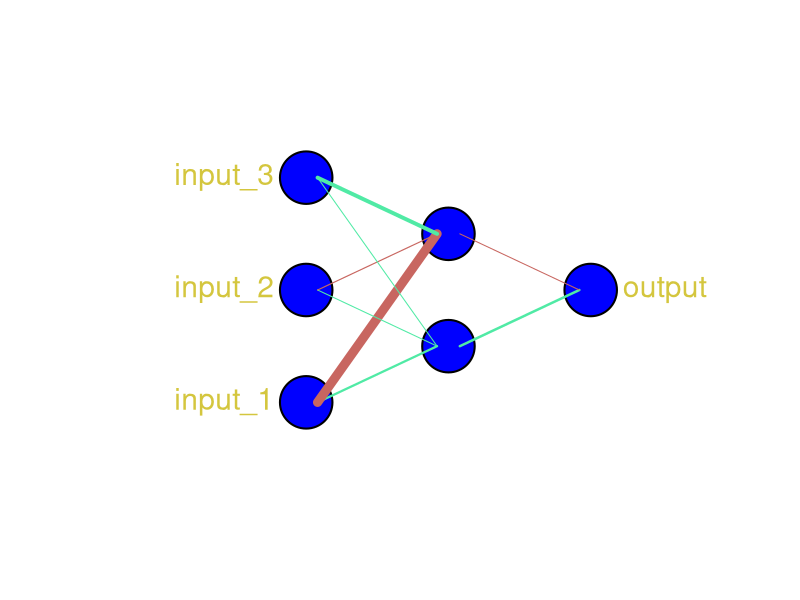

Recreate this plot in R.
setwd("C:/Users/deede/OneDrive/Desktop/r_plotter")

create_plot <- function(output, parameters, weights, nodes = NULL, png.title=NULL, pos.col = "#858585", neg.col = "#e23128", node.col = "#999999", node.otl = "#4F4F4F", text.col = "white", line.diff = 4){
  if(!is.null(nodes)&& is.list(nodes) && is.list(weights)){
    weights <- convert_to_structure(weights, nodes)
  }
  
  # get structure
  struct <- list()
  for(i in 1:length(weights)){
    struct <- append(struct, length(weights[[i]]))
  }
  struct <- append(struct, 1)
  
  # short every parameter with more than 20 chars
  for (title in parameters){
    l = nchar(title)
    if (l > 19){
      parameters[[match(title, parameters)]] <- paste0(substr(title, 1, 19), "...")
    }
  }
  
  # short output if longer than 20 chars
  if (nchar(output) > 15){
    output <- paste0(substr(output, 1, 15), "...") 
  }
  
  # short weights if their digit places are more than 5
  for(layer in 1:length(weights)){
    for(node in 1:length(weights[[layer]])){
      for(weight in 1:length(weights[[layer]][[node]])){
        weights[[layer]][[node]][[weight]] <- round(weights[[layer]][[node]][[weight]],4)
      }
    }
  }

  # create x and y coordinates for every parameter
  # and some text adjustments
  nn <- data.frame(matrix(nrow=0, ncol = 2))
  names(nn) <-c ("x","y")
  text_pos <- c()
  offset_vector <- c()
  for(val in 1:length(parameters)){
    text_pos <- c(text_pos,2)
    offset_vector <- c(offset_vector, 1.6)
  }
  
  max_y <- struct[[1]]
  for(s in struct){
    if(s > max_y){
      max_y <- s
    }
  }
  
  # create x and y coordinates for every hidden layer node
  # and store them
  x_coordinates <- list()
  y_coordinates <- list() 
  y_function = function(v, m_y, st) v*7+5 + (m_y-st)/2 * 7
  for(s in 1:length(head(struct, -1))){
    x_coords <- list()
    y_coords <- list()
    for(val in 0:(head(struct, -1)[[s]]-1)){
      x_ <- s-1
      y_ <- y_function(val, max_y, head(struct, -1)[[s]])
      x_coords <- append(x_coords, x_)
      y_coords <- append(y_coords, y_)
      de <- data.frame(x_, y_)
      names(de) <- c("x","y")
      nn <- rbind(nn, de)
    }
    x_coordinates <- append(x_coordinates, list(x_coords))
    y_coordinates <- append(y_coordinates, list(y_coords))
  }
  
  # add the x and y coordinates of the output to the dataframe
  # also prepare some text and plot adjustments
  max_y_scaled <- (max_y-1)*7 + 10
  output_x <- length((struct)) -1
  output_y <- max_y_scaled / 2
  output_coords <- data.frame(output_x, output_y)
  names(output_coords) <- c("x","y")
  nn <- rbind(nn, output_coords)
  text_pos <- c(text_pos, 4)
  offset_vector <- c(offset_vector, 0.4)

  # use created data to create a plot of the nodes
  # also create a png
  if(!is.null(png.title)){
    png(filename=png.title,width=1200,height=1000, bg=NA)
  }
  
  
  p <- plot(nn,
       col = node.otl,
       bg = node.col,
       xlab = " ",
       ylab = " ",
       pch = 21,
       cex = 7,
       lty = "solid",
       lwd =2,
       ylim = c(0,max_y_scaled),
       xlim = c(-1.4, (output_x+1)),
       bty="n",
       axes = F,
       yaxt="n",
       xaxt="n"
  )
  
  # add some text with previously created text adjustments
  text_y_coords = c(y_function(seq.int(0,(struct[[1]]-1),by=1), max_y, struct[[1]] ), output_y)
  text_x_coords = c(replicate(struct[[1]], 0), output_x)
  text(x= text_x_coords, y = text_y_coords, labels=append(parameters,output), cex=1.8, pos=text_pos, offset=offset_vector, col=text.col)

  # get min and max abs weight per layer for line widths
  max_weight_per_layer <- list()
  min_weight_per_layer <- list()
  for(layer in weights){
    max_weight <- abs(layer[[1]][[1]])
    min_weight <- abs(layer[[1]][[1]])
    for(node in layer){
      for(weight in node){
        abs_weight <- abs(weight)
        if(abs_weight > max_weight){
          max_weight <- abs_weight
        }else if(abs_weight < min_weight){
          min_weight <- abs_weight
        }
      }
    }
    
    max_weight_per_layer <- append(max_weight_per_layer, max_weight)
    min_weight_per_layer <- append(min_weight_per_layer, min_weight)
  }
  
  # create lines between nodes
  for(layer in 1:(length(weights))){
    for(node in 1:length(weights[[layer]])){
      for(weight in 1:length(weights[[layer]][[node]])){
        if(weights[[layer]][[node]][[weight]] >= 0){
          color <- pos.col
        }else{
          color <- neg.col
        }
        line_width = ((abs(weights[[layer]][[node]][[weight]]) - min_weight_per_layer[[layer]])/max_weight_per_layer[[layer]])*line.diff + 1
        if(layer < length(weights)){
          arrows(x_coordinates[[layer]][[node]]+ 0.06 + (0.02*(length(struct)-2)), y_coordinates[[layer]][[node]], x_coordinates[[layer+1]][[weight]]- 0.06 - (0.02*(length(struct)-2)), y_coordinates[[layer+1]][[weight]], code=0, col=color, lwd = line_width)
        }else{
          arrows(x_coordinates[[layer]][[node]]+ 0.06 + (0.02*(length(struct)-2)), y_coordinates[[layer]][[node]], output_x- 0.06 - (0.02*(length(struct)-2)), output_y, code=0, col=color, lwd = line_width)
        }
      }
    }
  }
  
  # save the image
  if(!is.null(png.title)){
    dev.off() 
  }
  return(p)
}

convert_to_structure <- function(weights, nodes){
  counter = 1
  nums <- list()
  layers <- length(nodes)
  for(am in 1:layers){
    num <- list()
    if(am != layers){
      am_nodes = nodes[[am]]
      for(i in 1:am_nodes){
        n <- list()
        am_nodes_next_layer <- nodes[[am+1]]
        for(j in 1:am_nodes_next_layer){
          if(counter > length(weights)){
            break
          }
          n <- append(n,weights[[counter]])
          counter = counter + 1
        }
        num <- append(num, list(n))
        if(counter > length(weights)){
          break
        }
      }
      nums <- append(nums, list(num))
      if(counter > length(weights)){
        break
      }
    }
  }
  return(nums)
}

nodes <- list(4, 3, 2, 1)
weights <- list(0.1,-0.2,0.3,0.4,-0.5,0.6,0.7,-0.8,0.9,1.0,-1.1,1.2,1.3,1.4,1.5,1.6,1.7,1.8,1.9,2.0)
mov <- list()

# create_plot("Goal Movie", list("input_1","input_2","input_3","input_4"), weights = weights, nodes = nodes, png.title = "plot.png")
create_plot("output", list("input_1","input_2","input_3"), list(list(list(0.1634, -0.9503),list(0.024, -0.0363642),list(0.0217167, 0.358346)),list(list(0.2),list(-0.1641))), png.title = "example_2.png", pos.col = "#50eaa5", neg.col = "#c86660", node.col = "blue", node.otl = "black", text.col = "#d4c63e", line.diff = 8)